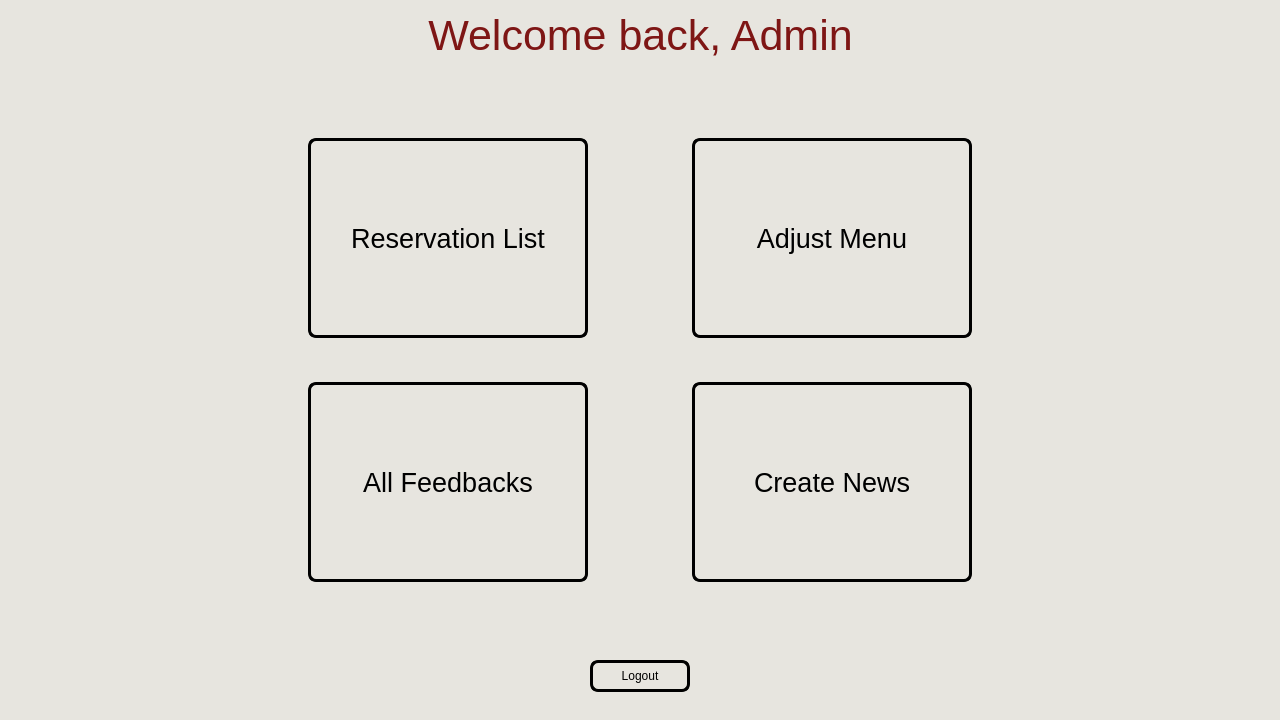
<?xml version="1.0" encoding="UTF-8"?>
<ui version="4.0">
 <class>MainWindow</class>
 <widget class="QMainWindow" name="MainWindow">
  <property name="geometry">
   <rect>
    <x>0</x>
    <y>0</y>
    <width>1280</width>
    <height>720</height>
   </rect>
  </property>
  <property name="minimumSize">
   <size>
    <width>1280</width>
    <height>720</height>
   </size>
  </property>
  <property name="maximumSize">
   <size>
    <width>1280</width>
    <height>720</height>
   </size>
  </property>
  <property name="windowTitle">
   <string>MainWindow</string>
  </property>
  <property name="styleSheet">
   <string notr="true">background-color: rgb(231, 229, 223);</string>
  </property>
  <widget class="QWidget" name="centralwidget">
   <widget class="QLabel" name="label">
    <property name="geometry">
     <rect>
      <x>20</x>
      <y>10</y>
      <width>1241</width>
      <height>51</height>
     </rect>
    </property>
    <property name="font">
     <font>
      <family>Arial</family>
      <pointsize>32</pointsize>
      <italic>false</italic>
      <bold>false</bold>
     </font>
    </property>
    <property name="styleSheet">
     <string notr="true">font: 32pt &quot;Arial&quot;;
color: rgb(126, 22, 21);</string>
    </property>
    <property name="text">
     <string>Welcome back, Admin</string>
    </property>
    <property name="alignment">
     <set>Qt::AlignCenter</set>
    </property>
   </widget>
   <widget class="QPushButton" name="logoutBtn">
    <property name="geometry">
     <rect>
      <x>590</x>
      <y>660</y>
      <width>100</width>
      <height>32</height>
     </rect>
    </property>
    <property name="styleSheet">
     <string notr="true">QPushButton{
border: 3 solid black;
border-radius: 8px;
color: black;
}
QPushButton:hover{
	background-color: rgb(166, 165, 161);
}</string>
    </property>
    <property name="text">
     <string>Logout</string>
    </property>
   </widget>
   <widget class="QWidget" name="">
    <property name="geometry">
     <rect>
      <x>200</x>
      <y>90</y>
      <width>881</width>
      <height>541</height>
     </rect>
    </property>
    <layout class="QGridLayout" name="gridLayout">
     <property name="leftMargin">
      <number>10</number>
     </property>
     <property name="topMargin">
      <number>10</number>
     </property>
     <property name="rightMargin">
      <number>10</number>
     </property>
     <property name="bottomMargin">
      <number>10</number>
     </property>
     <property name="spacing">
      <number>-1</number>
     </property>
     <item row="0" column="0">
      <widget class="QPushButton" name="reservationListBtn">
       <property name="minimumSize">
        <size>
         <width>280</width>
         <height>200</height>
        </size>
       </property>
       <property name="maximumSize">
        <size>
         <width>280</width>
         <height>200</height>
        </size>
       </property>
       <property name="font">
        <font>
         <family>Arial</family>
         <pointsize>20</pointsize>
        </font>
       </property>
       <property name="styleSheet">
        <string notr="true">QPushButton{
border: 3 solid black;
border-radius: 8px;
color: black;
}
QPushButton:hover{
	background-color: rgb(166, 165, 161);
}</string>
       </property>
       <property name="text">
        <string>Reservation List</string>
       </property>
      </widget>
     </item>
     <item row="0" column="1">
      <widget class="QPushButton" name="menuAdjustmentBtn">
       <property name="minimumSize">
        <size>
         <width>280</width>
         <height>200</height>
        </size>
       </property>
       <property name="maximumSize">
        <size>
         <width>280</width>
         <height>200</height>
        </size>
       </property>
       <property name="font">
        <font>
         <family>Arial</family>
         <pointsize>20</pointsize>
        </font>
       </property>
       <property name="styleSheet">
        <string notr="true">QPushButton{
border: 3 solid black;
border-radius: 8px;
color: black;
}
QPushButton:hover{
	background-color: rgb(166, 165, 161);
}</string>
       </property>
       <property name="text">
        <string>Adjust Menu</string>
       </property>
      </widget>
     </item>
     <item row="1" column="0">
      <widget class="QPushButton" name="feedbacksBtn">
       <property name="minimumSize">
        <size>
         <width>280</width>
         <height>200</height>
        </size>
       </property>
       <property name="maximumSize">
        <size>
         <width>280</width>
         <height>200</height>
        </size>
       </property>
       <property name="font">
        <font>
         <family>Arial</family>
         <pointsize>20</pointsize>
        </font>
       </property>
       <property name="styleSheet">
        <string notr="true">QPushButton{
border: 3 solid black;
border-radius: 8px;
color: black;
}
QPushButton:hover{
	background-color: rgb(166, 165, 161);
}</string>
       </property>
       <property name="text">
        <string>All Feedbacks</string>
       </property>
      </widget>
     </item>
     <item row="1" column="1">
      <widget class="QPushButton" name="createNewsBtn">
       <property name="minimumSize">
        <size>
         <width>280</width>
         <height>200</height>
        </size>
       </property>
       <property name="maximumSize">
        <size>
         <width>280</width>
         <height>200</height>
        </size>
       </property>
       <property name="font">
        <font>
         <family>Arial</family>
         <pointsize>20</pointsize>
        </font>
       </property>
       <property name="styleSheet">
        <string notr="true">QPushButton{
border: 3 solid black;
border-radius: 8px;
color: black;
}
QPushButton:hover{
	background-color: rgb(166, 165, 161);
}</string>
       </property>
       <property name="text">
        <string>Create News</string>
       </property>
      </widget>
     </item>
    </layout>
   </widget>
  </widget>
 </widget>
 <resources/>
 <connections/>
</ui>
